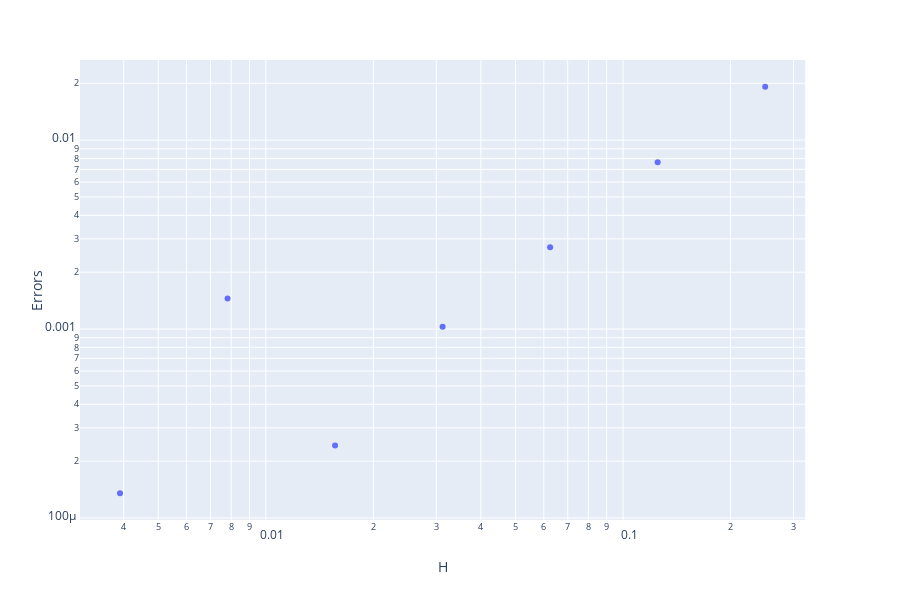

Notebook code cell kept with this figure:
### Code cell
fig = px.scatter(df, x="H", y="Errors", log_x=True, log_y=True,)
fig.show()

### Figure 1 — Plotly figure (JSON) as saved in the notebook; plotly's stock layout.template omitted (floating-point values rounded to 4 significant figures)
{"data": [{"hoverlabel": {"namelength": 0}, "hovertemplate": "H=%{x}<br>Errors=%{y}", "legendgroup": "", "marker": {"color": "#636efa", "symbol": "circle"}, "mode": "markers", "name": "", "showlegend": false, "type": "scatter", "x": [0.25, 0.125, 0.0625, 0.03125, 0.01562, 0.007812, 0.003906], "xaxis": "x", "y": [0.01917, 0.007648, 0.00271, 0.001027, 0.0002417, 0.001452, 0.0001352], "yaxis": "y"}], "layout": {"height": 600, "legend": {"tracegroupgap": 0}, "margin": {"t": 60}, "xaxis": {"anchor": "y", "domain": [0, 0.98], "title": {"text": "H"}, "type": "log"}, "yaxis": {"anchor": "x", "domain": [0, 1], "title": {"text": "Errors"}, "type": "log"}}}
